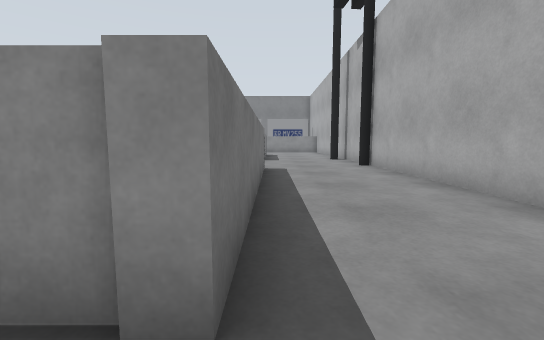
View 1 (above)

23 first-person views from a walk through a Gazebo world. The camera is 0.17 m above the floor, tilts 6° down and sees 90° across. The floor is counted in squares, 0.2 m on a side. Each view is taken from the middle of a square. On the plan, view 1 faces up. The plan holds only what a view shows up to about 10 squares ahead; the rest is blank. Robots are left out.

View 2
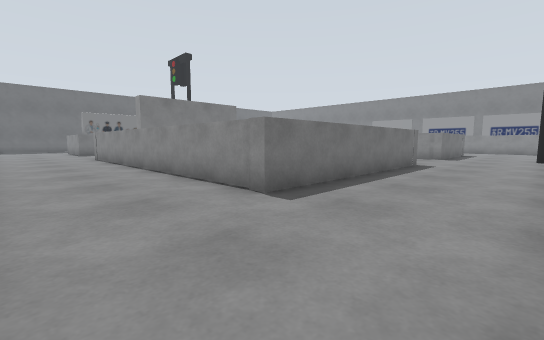

View 3
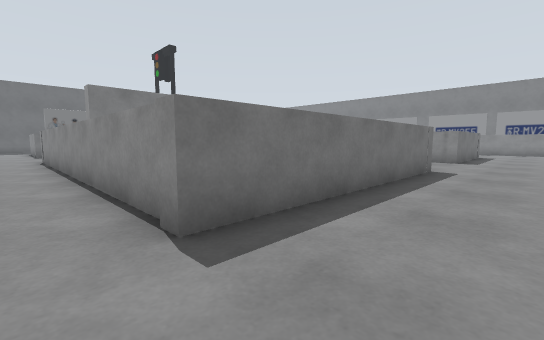

View 4
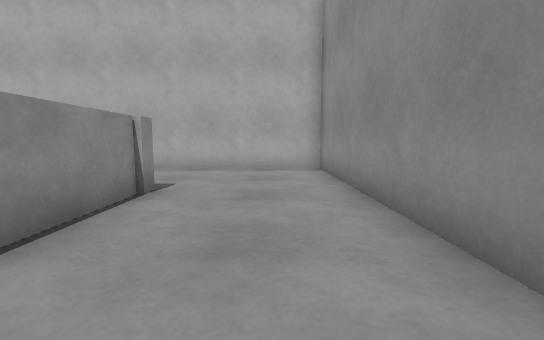

View 5
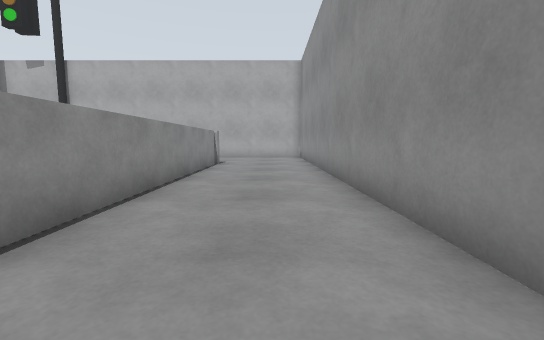

View 6
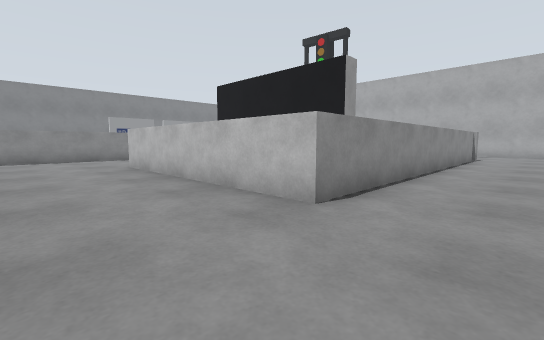

View 7
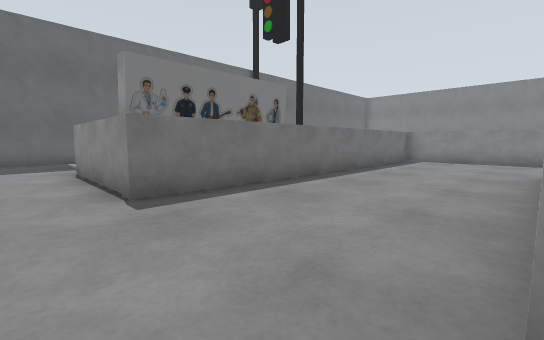

View 8
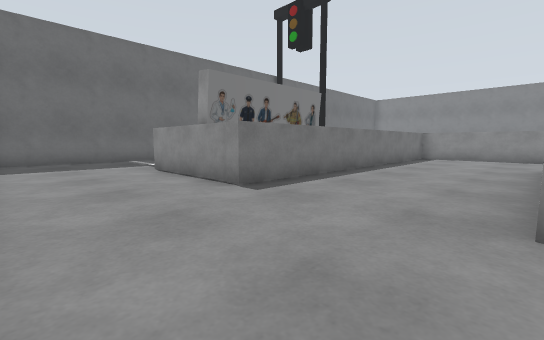

View 9
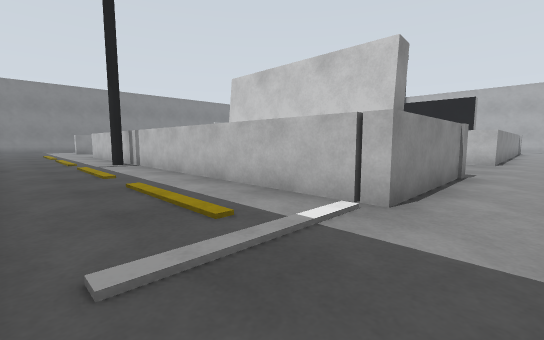

View 10
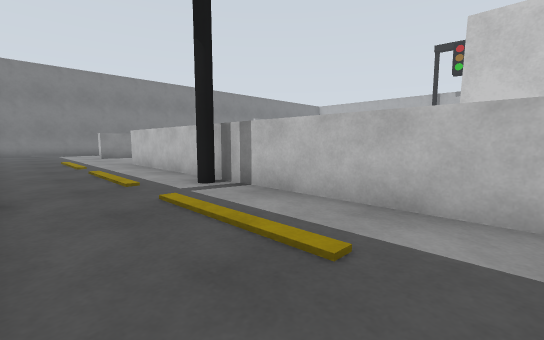

View 11
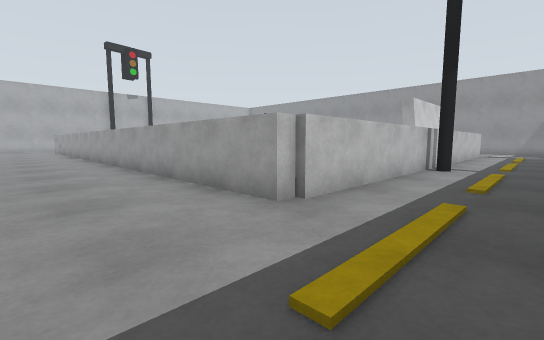

View 12
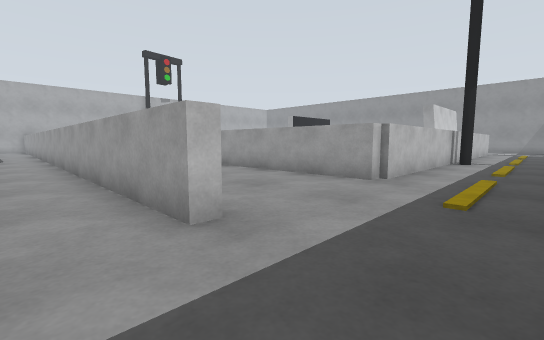

View 13
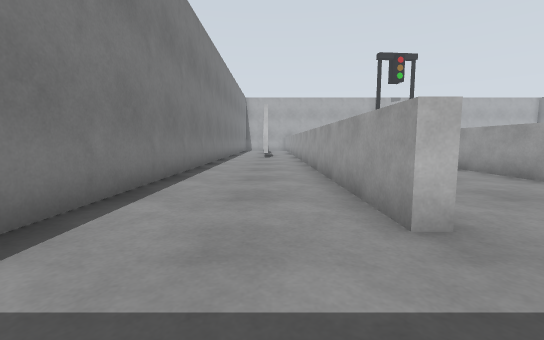

View 14
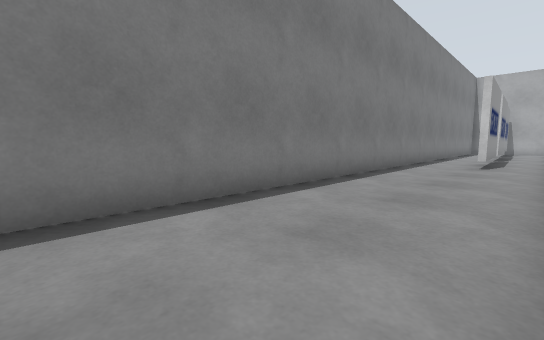

View 15
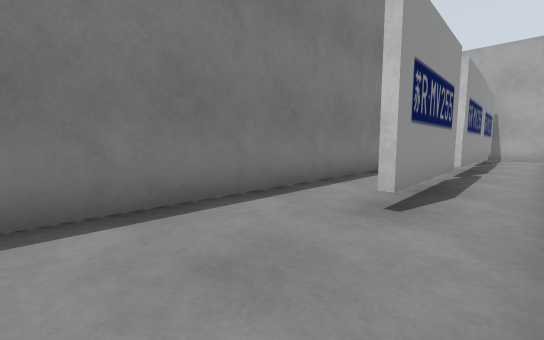

View 16
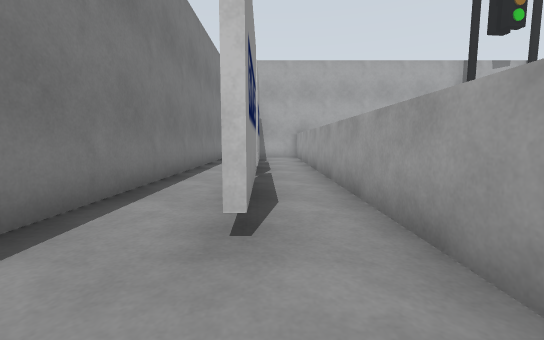

View 17
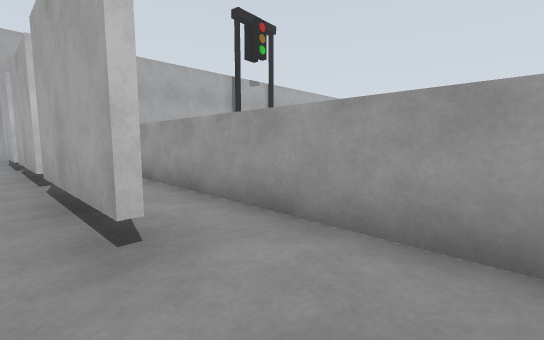

View 18
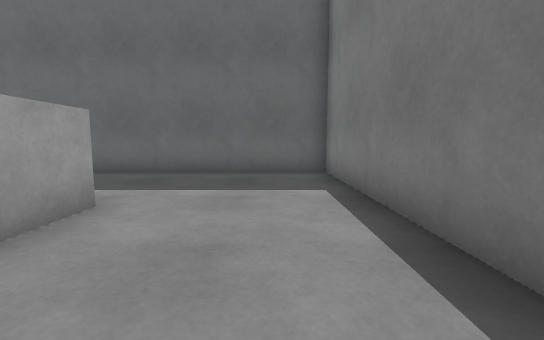

View 19
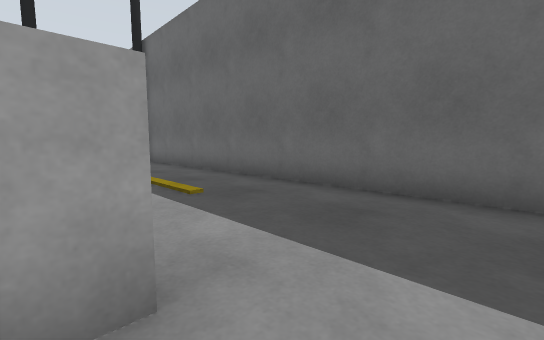

View 20
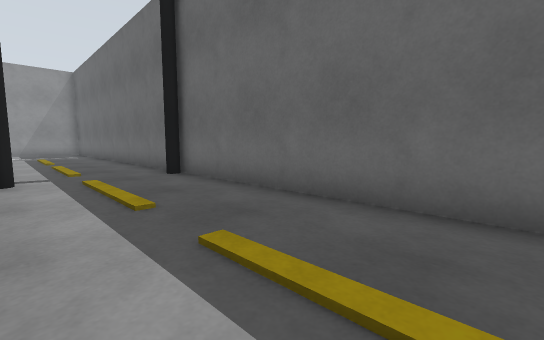

View 21
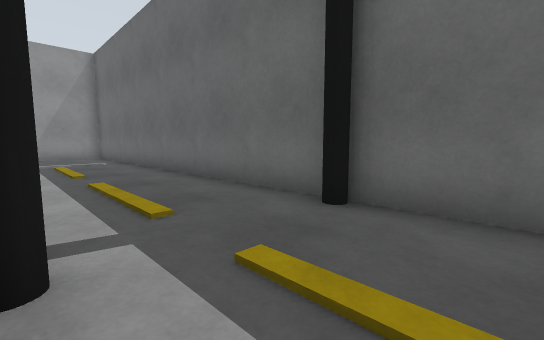

View 22
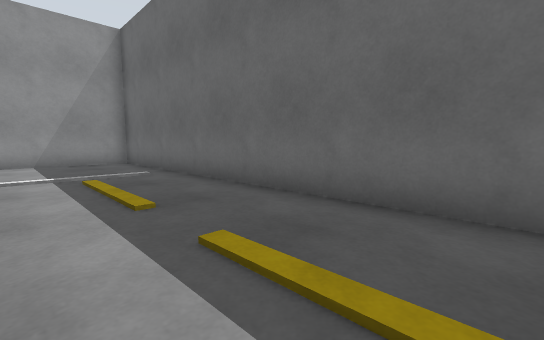

View 23
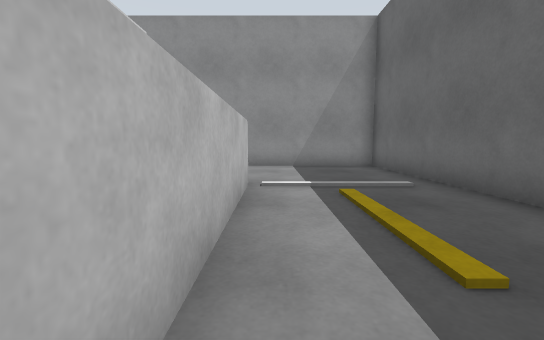

### Floor plan
Points are (right, up) in squares from view 1. A wall is a line through its corners. A room is listed if a view was taken in it or the views show most of it. See-through windows are left out.
Room 1 (views 1, 2, 3, 4, 5, 6, 7, 8, 9, 10, 11, 20, 21, 22, 23)
walls: (-16.5, 1.4) (-20.5, 1.4) (-20.5, 16.9); (-16.2, 10.1) (-16.2, 1.2) (-16.6, 1.2); (-9.6, -2.5) (3.5, -2.5) (3.5, 9.9); (-20.4, 16.8) (-20.4, 17.2); (-0.2, 8.6) (-0.2, 1.2) (-12, 1.2) (-12, 8.7); (-24.5, 21.5) (-24.5, -2.5) (-20.1, -2.5)
ways out: opening at (-22.5, 21) to room 2; opening at (-21, 19); opening at (-14, 8.7); opening at (2, 8.7)
objects: traffic light (-24, 11); traffic light (-21, 11)
Room 2 (views 12, 13, 14, 15, 16, 17, 18, 19)
walls: (-20.5, 21.2) (-20.5, 21.7) (-1, 21.7); (-1, 25.5) (-24.5, 25.5) (-24.5, 21.5)
ways out: opening at (-22.5, 21) to room 1
objects: car (-9, 23) to (-5, 23); car (-4, 23) to (-1, 23); car (0, 24) to (3, 24)

Positions as (right, up) in squares from view 1, and headings:
1: (0, 0), facing up
2: (3, -2), facing up-left
3: (2, 0), facing up-left
4: (-5, -1), facing right
5: (-11, -1), facing right
6: (-15, -1), facing up-right
7: (-12, 0), facing up-left
8: (-12, -2), facing up-left
9: (-24, 0), facing up-right
10: (-24, 6), facing up-right
11: (-23, 20), facing down-right
12: (-23, 23), facing down-right
13: (-23, 23), facing right
14: (-19, 22), facing up-right
15: (-12, 22), facing up-right
16: (-11, 23), facing right
17: (-11, 24), facing down-right
18: (-17, 24), facing left
19: (-20, 23), facing down-left
20: (-21, 18), facing down-left
21: (-21, 13), facing down-left
22: (-21, 9), facing down-left
23: (-21, 7), facing down
